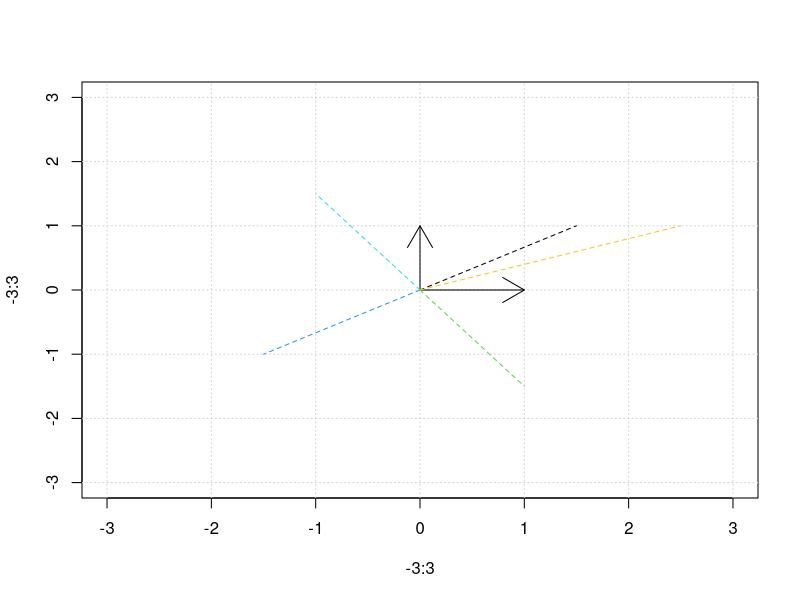
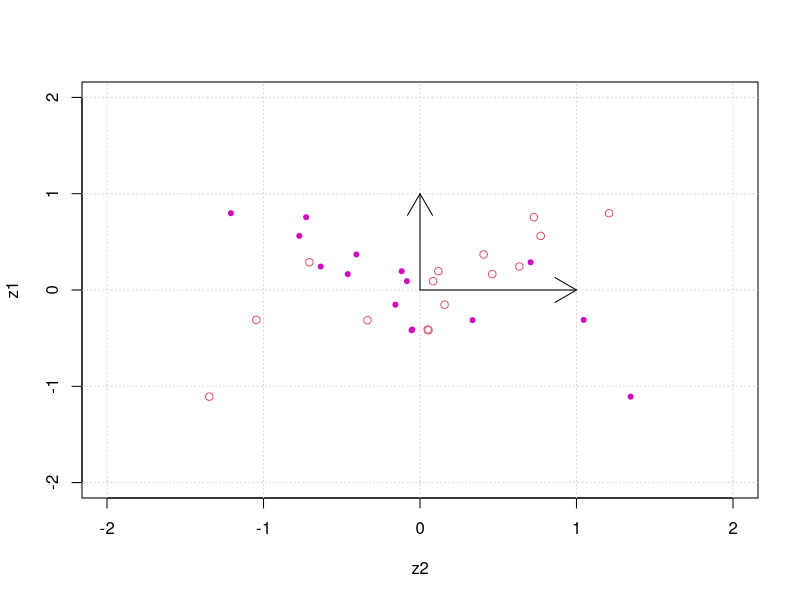
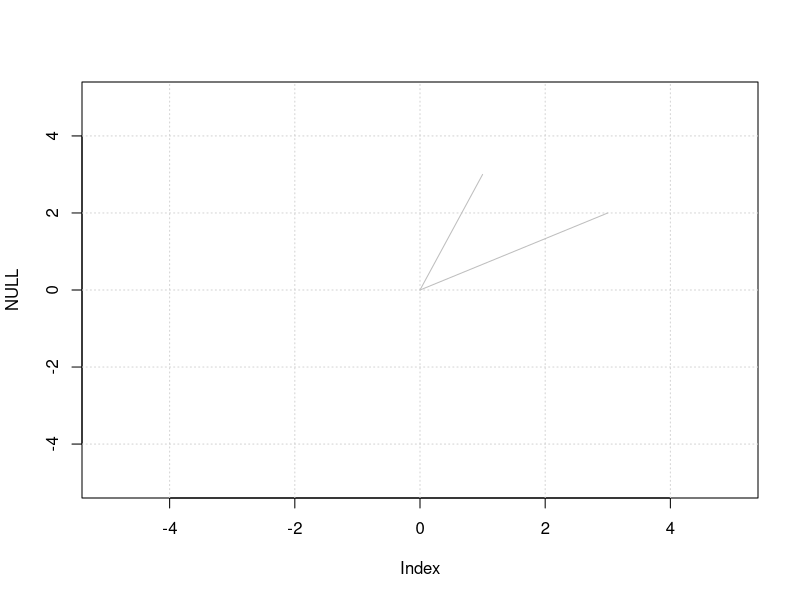
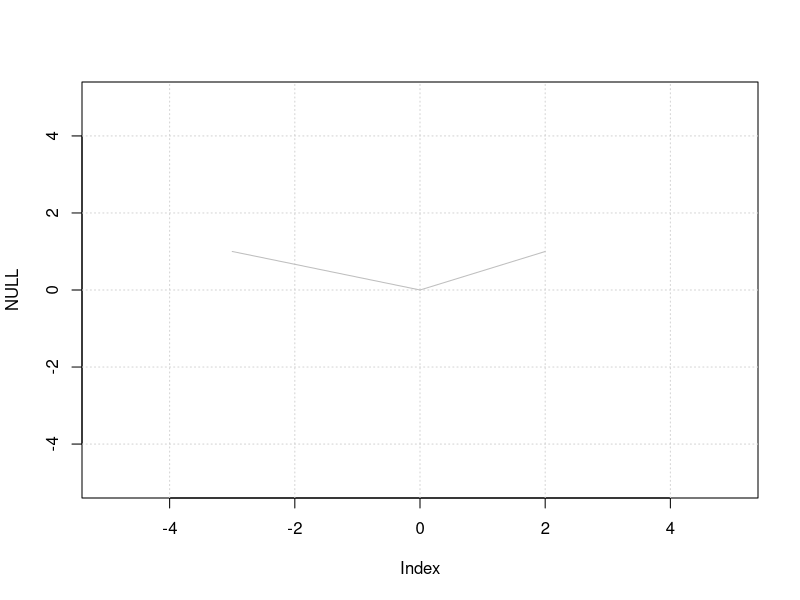
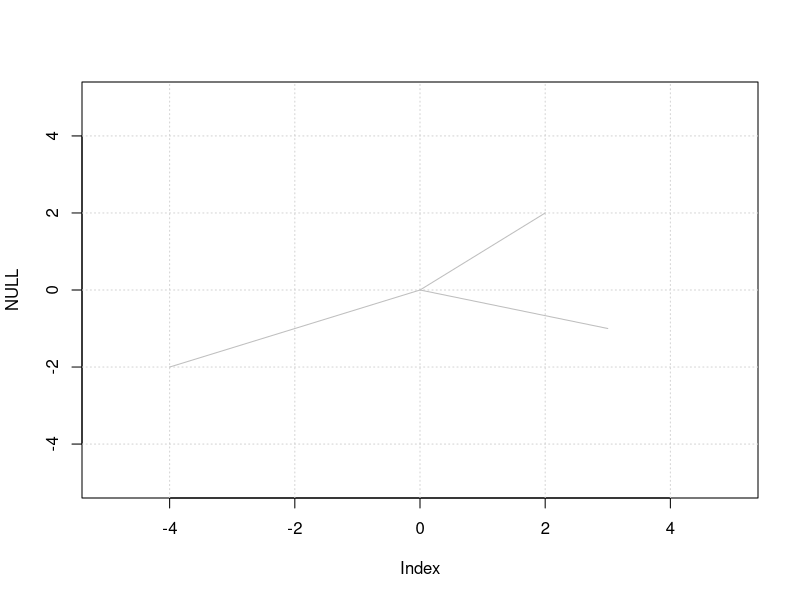

Write the R code that produced these figures, in order.

# ------------------------------------------------------------------------------
# Rotation with i-hat och j-hat
a <- c(1,2)
b <- c(3,4)
a %*% b

a <- c(1,3)
b <- c(-2,1)
a %*% b

(2*a) %*% b
2*(a %*% b)

ihat <- c(1,0)
jhat <- c(0,1)
x <- c(1.5, 1)

plot(x = -3:3, y = -3:3, type = "n"); grid()
arrows(x0 = 0, x1 = ihat[1], y0 = 0, y1 = ihat[2])
arrows(x0 = 0, x1 = jhat[1], y0 = 0, y1 = jhat[2])
segments(x0 = 0, x1 = x[1], y0 = 0, y1 = x[2], lty = "dashed")

R <- cbind(c(0,-1), c(1, 0)); R %*% x
segments(x0 = 0, x1 = (R%*%x)[1], y0 = 0, y1 = (R%*%x)[2], lty = "dashed", col = 3)
R <- cbind(c(-1,0), c(0, -1)); R %*% x
segments(x0 = 0, x1 = (R%*%x)[1], y0 = 0, y1 = (R%*%x)[2], lty = "dashed", col = 4)
R <- cbind(c(0, 1), c(-1,0)); R %*% x
segments(x0 = 0, x1 = (R%*%x)[1], y0 = 0, y1 = (R%*%x)[2], lty = "dashed", col = 5)
Sheer <- cbind(ihat, c(1,1)); Sheer %*% x
segments(x0 = 0, x1 = (Sheer%*%x)[1], y0 = 0, y1 = (Sheer%*%x)[2], lty = "dashed", col = 7)

# Rotate something at 90'
set.seed(1)
z1 <- rnorm(15, 0, .5)
z2 <- z1 + rnorm(15, 0, .5)
plot(z1 ~ z2, xlim = c(-2,2), ylim = c(-2,2), col = 2)
grid()
arrows(x0 = 0, x1 = ihat[1], y0 = 0, y1 = ihat[2])
arrows(x0 = 0, x1 = jhat[1], y0 = 0, y1 = jhat[2])
Z <- cbind(z1, z2)
points(x = t(R %*% t(Z))[,1], y= t(R %*% t(Z))[,2], pch = 20, col = 6)
# ------------------------------------------------------------------------------

# Dot product
c(1,2) %*% c(3,2) # positiva tal -> samma riktning
c(1, 1) %*% c(-1,-1) # negativa tal -> olika riktning
c(0, 1) %*% c(1,0) # 0 -> ortogonala

ihat <- c(1,0)
jhat <- c(0,1)
T <-  c(1,1)
v <- c(1,3)
w <- c(3,2)

plot(x = NULL, y = NULL, xlim = c(-5,5), ylim = c(-5,5))
grid()
segments(x0=0,y0=0, x1 = v[1], y1 = v[2], col = "grey")
segments(x0=0,y0=0, x1 = w[1], y1 = w[2], col = "grey")

# Från 2d till 1d:
# uhat kommer ge oss x och y kooridnat för ihat och yhat
T %*% v
T %*% w

# Cross product: v X W
# En krossprodukt ger en area av två vektorer
# om den första termen är till höger om den andra termen -> positiv area
# om den första termen är till vänster om den andra termen -> negativ area
# För en 2*2 matrix: det(M) = crossprodukt
# arean kommer vara negativ ifall den första vektorn är till vänster
# arean kommer vara mindre för vektorer som är mer lika varandra
# större ifall dom är olika eller ortogonala

# en krossprodukt är en vektor, där v*w ger längden för vektorn 
# denna vektor är ortogonal till v och w
v <- c(-3,1)
w <- c(2,1)
vw <- cbind(v,w)
det(vw)
crossprod(v,w)

plot(x = NULL, y = NULL, xlim = c(-5,5), ylim = c(-5,5))
grid()
segments(x0=0,y0=0, x1 = v[1], y1 = v[2], col = "grey")
segments(x0=0,y0=0, x1 = w[1], y1 = w[2], col = "grey")

# 
v <- c(3,1)
w <- c(2,-1)
vw <- cbind(v,w)
det(vw)
crossprod(v,w)

# Change of basis
# 3x + 2y = -4
# -1x + 2y = -2

X <- matrix(c(3,-1, 2,2), byrow = F, ncol = 2)
y <- c(-4,-2)

plot(x = NULL, y = NULL, xlim = c(-5,5), ylim = c(-5,5))
grid()
segments(x0=0,y0=0, x1 = X[1,1], y1 = X[2,1], col = "grey")
segments(x0=0,y0=0, x1 = X[1,2], y1 = X[2,2], col = "grey")
segments(x0=0,y0=0, x1 = y[1], y1 = y[2], col = "grey")

# Basbyten
# i hat och j hat är våra kooridnat/basvektorer.
# origo är det enda som är samma över alla basvektorer
x <- c(-1, 2)
j <- matrix(c(2,1,-1,1), byrow = F, ncol = 2)
j_ <- solve(j) # inverse
j_ %*% c(3,2)

# Vi har A, en matris som beskriver hur v ser ut i ij-basvektorer. 
# Vi har en vektor x som är skriven med ij-koordinater
# A %*% v -> hur placerar vi v i ij-land.
# A^{-1} %*% x -> hur placerar vi x i v-land

# ------------------------------------------------------------------------------
# Eigen
# Eigenvectors är vektorer som inte avviker fårn sitt span
# vid en transformering
# En eigenvektor ger ockås axeln för transformeringen
# A * v = lambda * V
# där A är en transformering
# v är en eigenvektor
# lambda är en eigenvalue
# Ofta skriver vi om till 
# A %*% v = (lambda %*% I) %*% v, där I är en identitetsmatris.
# Sedan kan vi skriva om till (A-lambda %*% I)%*% v = 0


